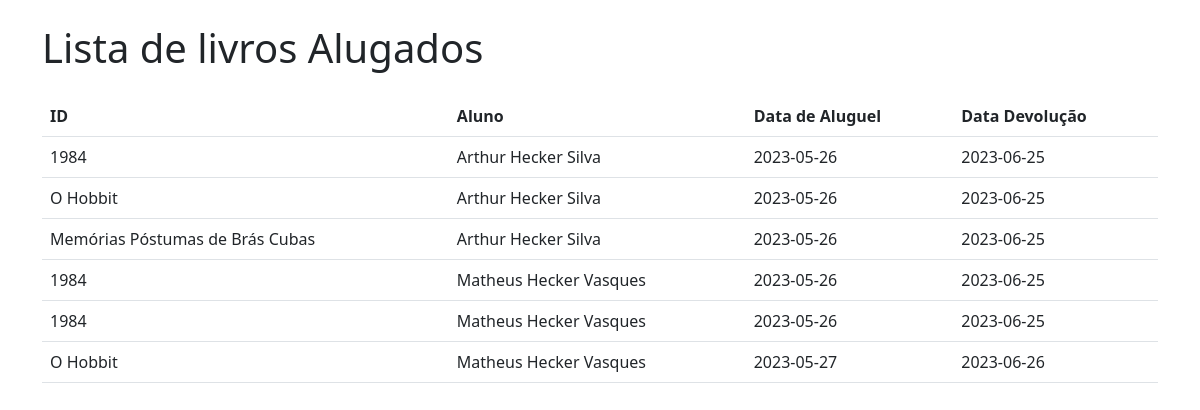
/livros_alugados (signed in), run on an earlier commit of the app's database.
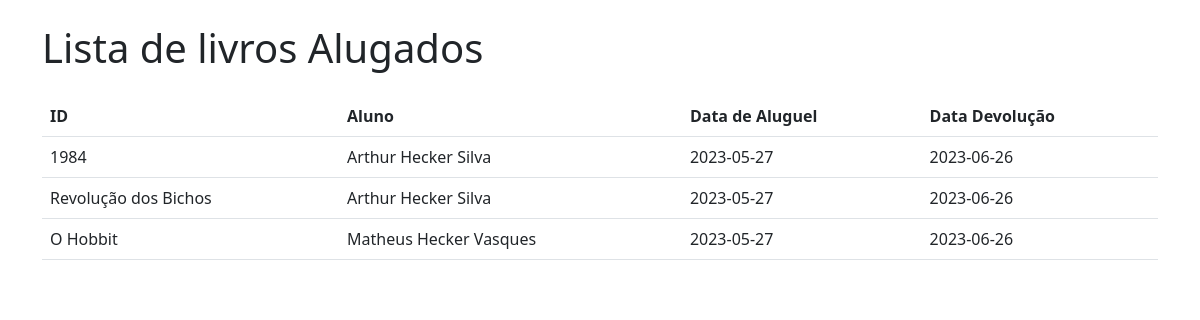
And on a later commit of the database.
### app.py (models this page shows, shortened)
class Livro(db.Model):
    __tablename__ = 'livros'
    idLivro = db.Column(db.Integer, primary_key=True)
    tituloLivro = db.Column(db.String(100), nullable=False)
    editora = db.Column(db.String(100), nullable=False)
    anoLivro = db.Column(db.Integer, nullable=False)
    quantidadeLivros = db.Column(db.Integer, nullable=False)
    qtdeLivDisponiveis = db.Column(db.Integer, nullable=False)

class User(db.Model, UserMixin):
    __tablename__ = "users"
    id = db.Column(db.Integer, primary_key=True)
    name = db.Column(db.String(84), nullable=False)
    email = db.Column(db.String(84), nullable=False, unique=True)
    password = db.Column(db.String(255), nullable=False)
    aluno = db.relationship('Aluno', uselist=False, backref='user', cascade='all, delete-orphan')
    funcionario = db.relationship('Funcionario', uselist=False, backref='user', cascade='all, delete-orphan')

class LivrosAlugados(db.Model):
    __tablename__ = "livros_alugados"
    id = db.Column(db.Integer, primary_key=True)
    aluno_id = db.Column(db.Integer, db.ForeignKey('alunos.id'))
    livro_id = db.Column(db.Integer, db.ForeignKey('livros.idLivro'))
    dataAluguel = db.Column(db.String(100), nullable=False)
    dataDevolucao = db.Column(db.String(100), nullable=True)

### app.py (the view)
@app.route("/livros_alugados")
@login_required
def livros_alugados():
    livros = Livro.query.all()
    alunos = Aluno.query.all()
    users = User.query.all()
    livros_alugados = LivrosAlugados.query.all()
    return render_template("livros_alugados.html", livros_alugados=livros_alugados, livros=livros, alunos=alunos, users=users)

### app.py (called while the page is built)
@login_manager.user_loader
def load_user(user_id):
    return User.query.get(user_id)

### templates/livros_alugados.html (shortened to what this page needs)
<!DOCTYPE html>
<html lang="en">
  <head>
    <link
      rel="stylesheet"
      href="{{ url_for('static', filename='css/bootstrap.min.css') }}"
    />
  </head>
  <body>
    <div class="container">
      <h1 class="mt-4 mb-4">Lista de livros Alugados</h1>
      <table class="table">
        <thead>
          <tr>
            <th>ID</th>
            <th>Aluno</th>
            <th>Data de Aluguel</th>
            <th>Data Devolução</th>
          </tr>
        </thead>
        <tbody>
          {% for livro_alugado in livros_alugados %}
          <tr>
            <td value="{{ livro_alugado.livro_id }}">
              {{ livros[livro_alugado.livro_id - 1].tituloLivro }}
            </td>
            <td value="{{ livro_alugado.aluno_id }}">
              {{ users[livro_alugado.aluno_id - 1].name }}
            </td>
            <td>{{ livro_alugado.dataAluguel }}</td>
            <td>{{ livro_alugado.dataDevolucao }}</td>
          </tr>
          {% endfor %}
        </tbody>
      </table>
    </div>
  </body>
</html>

What changed in the data, as far as the page shows it:
removed LivrosAlugados: {{ livro_alugado.livro_id }} 1 (drawn), {{ livros[livro_alugado.livro_id - 1].tituloLivro }} "1984", {{ livro_alugado.aluno_id }} 1 (drawn), {{ users[livro_alugado.aluno_id - 1].name }} "Arthur Hecker Silva", dataAluguel "2023-05-26", dataDevolucao "2023-06-25"
removed LivrosAlugados: {{ livro_alugado.livro_id }} 2 (drawn), {{ livros[livro_alugado.livro_id - 1].tituloLivro }} "O Hobbit", {{ livro_alugado.aluno_id }} 1 (drawn), {{ users[livro_alugado.aluno_id - 1].name }} "Arthur Hecker Silva", dataAluguel "2023-05-26", dataDevolucao "2023-06-25"
removed LivrosAlugados: {{ livro_alugado.livro_id }} 3 (drawn), {{ livros[livro_alugado.livro_id - 1].tituloLivro }} "Memórias Póstumas de Brás Cubas", {{ livro_alugado.aluno_id }} 1 (drawn), {{ users[livro_alugado.aluno_id - 1].name }} "Arthur Hecker Silva", dataAluguel "2023-05-26", dataDevolucao "2023-06-25"
removed LivrosAlugados: {{ livro_alugado.livro_id }} 1 (drawn), {{ livros[livro_alugado.livro_id - 1].tituloLivro }} "1984", {{ livro_alugado.aluno_id }} 2 (drawn), {{ users[livro_alugado.aluno_id - 1].name }} "Matheus Hecker Vasques", dataAluguel "2023-05-26", dataDevolucao "2023-06-25"
removed LivrosAlugados: {{ livro_alugado.livro_id }} 1 (drawn), {{ livros[livro_alugado.livro_id - 1].tituloLivro }} "1984", {{ livro_alugado.aluno_id }} 2 (drawn), {{ users[livro_alugado.aluno_id - 1].name }} "Matheus Hecker Vasques", dataAluguel "2023-05-26", dataDevolucao "2023-06-25"
added LivrosAlugados: {{ livro_alugado.livro_id }} 1 (drawn), {{ livros[livro_alugado.livro_id - 1].tituloLivro }} "1984", {{ livro_alugado.aluno_id }} 1 (drawn), {{ users[livro_alugado.aluno_id - 1].name }} "Arthur Hecker Silva", dataAluguel "2023-05-27", dataDevolucao "2023-06-26"
added LivrosAlugados: {{ livro_alugado.livro_id }} 4 (drawn), {{ livros[livro_alugado.livro_id - 1].tituloLivro }} "Revolução dos Bichos", {{ livro_alugado.aluno_id }} 1 (drawn), {{ users[livro_alugado.aluno_id - 1].name }} "Arthur Hecker Silva", dataAluguel "2023-05-27", dataDevolucao "2023-06-26"
